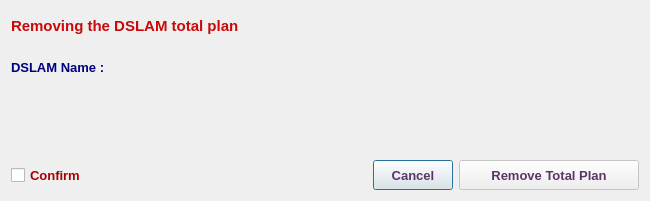
<?xml version="1.0" encoding="UTF-8"?>
<ui version="4.0">
 <class>MA5600RemovePlanDialog</class>
 <widget class="QDialog" name="MA5600RemovePlanDialog">
  <property name="geometry">
   <rect>
    <x>0</x>
    <y>0</y>
    <width>650</width>
    <height>201</height>
   </rect>
  </property>
  <property name="sizePolicy">
   <sizepolicy hsizetype="Fixed" vsizetype="Fixed">
    <horstretch>0</horstretch>
    <verstretch>0</verstretch>
   </sizepolicy>
  </property>
  <property name="minimumSize">
   <size>
    <width>650</width>
    <height>200</height>
   </size>
  </property>
  <property name="maximumSize">
   <size>
    <width>651</width>
    <height>201</height>
   </size>
  </property>
  <property name="font">
   <font>
    <family>Tahoma</family>
    <pointsize>11</pointsize>
   </font>
  </property>
  <property name="windowTitle">
   <string>Remove DSLAM/Agg/Metro/BRAS  Plan</string>
  </property>
  <property name="windowIcon">
   <iconset resource="../../../../../image.qrc">
    <normaloff>:/Image/remove.png</normaloff>:/Image/remove.png</iconset>
  </property>
  <layout class="QVBoxLayout" name="verticalLayout">
   <item>
    <widget class="QLabel" name="dslamLbl_2">
     <property name="minimumSize">
      <size>
       <width>400</width>
       <height>30</height>
      </size>
     </property>
     <property name="maximumSize">
      <size>
       <width>16777215</width>
       <height>60</height>
      </size>
     </property>
     <property name="font">
      <font>
       <family>Tahoma</family>
       <pointsize>11</pointsize>
       <weight>75</weight>
       <bold>true</bold>
      </font>
     </property>
     <property name="styleSheet">
      <string notr="true">color: rgb(200, 10, 10);</string>
     </property>
     <property name="text">
      <string>Removing the DSLAM total plan</string>
     </property>
     <property name="alignment">
      <set>Qt::AlignLeading|Qt::AlignLeft|Qt::AlignVCenter</set>
     </property>
     <property name="wordWrap">
      <bool>true</bool>
     </property>
    </widget>
   </item>
   <item>
    <layout class="QHBoxLayout" name="horizontalLayout">
     <item>
      <widget class="QLabel" name="label">
       <property name="minimumSize">
        <size>
         <width>140</width>
         <height>40</height>
        </size>
       </property>
       <property name="maximumSize">
        <size>
         <width>140</width>
         <height>40</height>
        </size>
       </property>
       <property name="font">
        <font>
         <family>Tahoma</family>
         <pointsize>10</pointsize>
         <weight>75</weight>
         <bold>true</bold>
        </font>
       </property>
       <property name="styleSheet">
        <string notr="true">color: rgb(0, 0, 127);</string>
       </property>
       <property name="text">
        <string>DSLAM Name :</string>
       </property>
      </widget>
     </item>
     <item>
      <widget class="QLabel" name="dslamLbl">
       <property name="minimumSize">
        <size>
         <width>400</width>
         <height>30</height>
        </size>
       </property>
       <property name="maximumSize">
        <size>
         <width>16777215</width>
         <height>30</height>
        </size>
       </property>
       <property name="font">
        <font>
         <family>Tahoma</family>
         <pointsize>10</pointsize>
         <weight>75</weight>
         <bold>true</bold>
        </font>
       </property>
       <property name="styleSheet">
        <string notr="true">color: rgb(85, 0, 127);</string>
       </property>
       <property name="text">
        <string/>
       </property>
       <property name="alignment">
        <set>Qt::AlignLeading|Qt::AlignLeft|Qt::AlignVCenter</set>
       </property>
      </widget>
     </item>
    </layout>
   </item>
   <item>
    <spacer name="verticalSpacer">
     <property name="font">
      <font>
       <family>Tahoma</family>
       <pointsize>10</pointsize>
      </font>
     </property>
     <property name="orientation">
      <enum>Qt::Vertical</enum>
     </property>
     <property name="sizeHint" stdset="0">
      <size>
       <width>20</width>
       <height>40</height>
      </size>
     </property>
    </spacer>
   </item>
   <item>
    <layout class="QHBoxLayout" name="horizontalLayout_2">
     <item>
      <widget class="QCheckBox" name="checkBox">
       <property name="minimumSize">
        <size>
         <width>0</width>
         <height>30</height>
        </size>
       </property>
       <property name="maximumSize">
        <size>
         <width>16777215</width>
         <height>30</height>
        </size>
       </property>
       <property name="font">
        <font>
         <family>Tahoma</family>
         <pointsize>10</pointsize>
         <weight>75</weight>
         <bold>true</bold>
        </font>
       </property>
       <property name="styleSheet">
        <string notr="true">color: rgb(170, 0, 0);</string>
       </property>
       <property name="text">
        <string>Confirm</string>
       </property>
      </widget>
     </item>
     <item>
      <spacer name="horizontalSpacer_3">
       <property name="font">
        <font>
         <family>Tahoma</family>
         <pointsize>10</pointsize>
        </font>
       </property>
       <property name="orientation">
        <enum>Qt::Horizontal</enum>
       </property>
       <property name="sizeHint" stdset="0">
        <size>
         <width>40</width>
         <height>20</height>
        </size>
       </property>
      </spacer>
     </item>
     <item>
      <widget class="QPushButton" name="cancelBtn">
       <property name="sizePolicy">
        <sizepolicy hsizetype="Preferred" vsizetype="Preferred">
         <horstretch>0</horstretch>
         <verstretch>0</verstretch>
        </sizepolicy>
       </property>
       <property name="minimumSize">
        <size>
         <width>0</width>
         <height>30</height>
        </size>
       </property>
       <property name="maximumSize">
        <size>
         <width>250</width>
         <height>30</height>
        </size>
       </property>
       <property name="font">
        <font>
         <family>Tahoma</family>
         <pointsize>10</pointsize>
         <weight>75</weight>
         <bold>true</bold>
        </font>
       </property>
       <property name="styleSheet">
        <string notr="true">color: rgb(92, 53, 102);</string>
       </property>
       <property name="text">
        <string>Cancel</string>
       </property>
      </widget>
     </item>
     <item>
      <widget class="QPushButton" name="okBtn">
       <property name="enabled">
        <bool>false</bool>
       </property>
       <property name="sizePolicy">
        <sizepolicy hsizetype="Preferred" vsizetype="Preferred">
         <horstretch>0</horstretch>
         <verstretch>0</verstretch>
        </sizepolicy>
       </property>
       <property name="minimumSize">
        <size>
         <width>180</width>
         <height>30</height>
        </size>
       </property>
       <property name="maximumSize">
        <size>
         <width>250</width>
         <height>30</height>
        </size>
       </property>
       <property name="font">
        <font>
         <family>Tahoma</family>
         <pointsize>10</pointsize>
         <weight>75</weight>
         <bold>true</bold>
        </font>
       </property>
       <property name="styleSheet">
        <string notr="true">color: rgb(92, 53, 102);</string>
       </property>
       <property name="text">
        <string>Remove Total Plan</string>
       </property>
       <property name="icon">
        <iconset resource="../../../../../image.qrc">
         <normaloff>:/Image/remove.png</normaloff>:/Image/remove.png</iconset>
       </property>
       <property name="iconSize">
        <size>
         <width>20</width>
         <height>20</height>
        </size>
       </property>
      </widget>
     </item>
    </layout>
   </item>
  </layout>
 </widget>
 <tabstops>
  <tabstop>checkBox</tabstop>
  <tabstop>okBtn</tabstop>
  <tabstop>cancelBtn</tabstop>
 </tabstops>
 <resources>
  <include location="../../../../../image.qrc"/>
 </resources>
 <connections/>
</ui>
